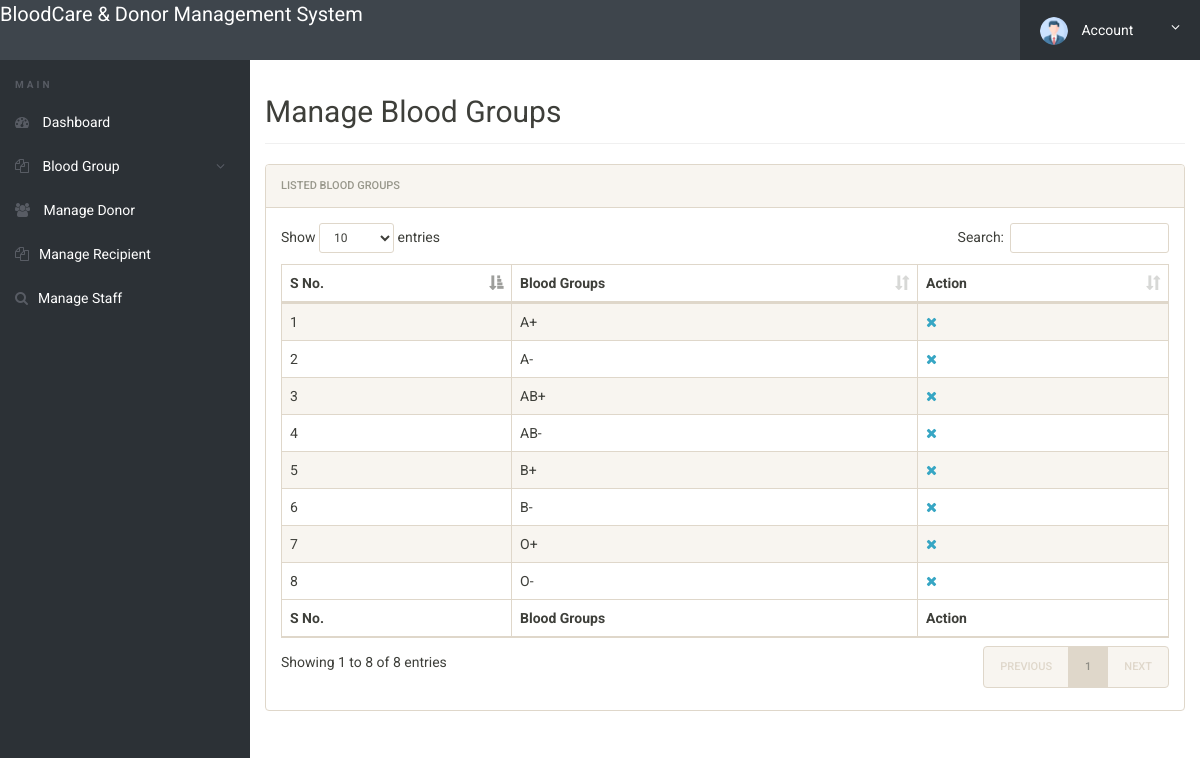
Screenshot of /admin/manage-bloodgroup.php (signed in) with the database file from the repository.
### tables this page shows
CREATE TABLE `bloodgroup` (
  `id` int(11) NOT NULL,
  `BloodGroup` varchar(10) NOT NULL
);

### admin/manage-bloodgroup.php (the view, shortened to what this page needs)
<?php
include('includes/config.php');
if (strlen($_SESSION['alogin']) == 0) {
	header('location:index.php');
} else {
?>
	<!doctype html>
	<html lang="en" class="no-js">
	<head>
		<link rel="stylesheet" href="css/font-awesome.min.css">
		<link rel="stylesheet" href="css/bootstrap.min.css">
		<link rel="stylesheet" href="css/dataTables.bootstrap.min.css">
		<link rel="stylesheet" href="css/bootstrap-social.css">
		<link rel="stylesheet" href="css/bootstrap-select.css">
		<link rel="stylesheet" href="css/fileinput.min.css">
		<link rel="stylesheet" href="css/awesome-bootstrap-checkbox.css">
		<link rel="stylesheet" href="css/style.css">
	</head>
	<body>
		<?php include('includes/header.php'); ?>
		<div class="ts-main-content">
			<?php include('includes/leftbar.php'); ?>
			<div class="content-wrapper">
				<div class="container-fluid">
					<div class="row">
						<div class="col-md-12">
							<h2 class="page-title">Manage Blood Groups</h2>
							<div class="panel panel-default">
								<div class="panel-heading">Listed Blood Groups</div>
								<div class="panel-body">
									<table id="zctb" class="display table table-striped table-bordered table-hover" cellspacing="0" width="100%">
										<thead>
											<tr>
												<th>S No.</th>
												<th>Blood Groups</th>
												<th>Action</th>
											</tr>
										</thead>
										<tfoot>
											<tr>
												<th>S No.</th>
												<th>Blood Groups</th>
												<th>Action</th>
											</tr>
										</tfoot>
										<tbody>
											<?php $sql = "SELECT * from  bloodgroup ";
											$result = mysqli_query($conn, $sql);
											if ($result) {
												$cnt = 1;
												while ($row = mysqli_fetch_assoc($result)) {
											?>
													<tr>
														<td><?php echo htmlentities($cnt); ?></td>
														<td><?php echo htmlentities($row['BloodGroup']); ?></td>
														<td>
															<a href="manage-bloodgroup.php?del=<?php echo $row['id']; ?>" onclick="return confirm('Do you want to delete');"><i class="fa fa-close"></i></a>
														</td>
													</tr>
											<?php
													$cnt = $cnt + 1;
												}
											} else {
												$error = "Something went wrong with the query execution. Please try again";
											}
											?>
										</tbody>
									</table>
								</div>
							</div>
						</div>
					</div>
				</div>
			</div>
		</div>
	</body>
	</html>
<?php } ?>

### admin/css/style.css (style rules this page uses)
html { font-size: 14px; }
@media only screen and (min-width: 480px) { html { font-size: 17px; } }
@media only screen and (min-width: 768px) { html { font-size: 14px; } }
body { font-size: 1em; }
a { color: #37a6c4; }
.panel { overflow: hidden; }
.page-title { padding-bottom: 15px; margin-bottom: 20px; border-bottom: 1px solid #f0f0f0; }
.ts-main-content .content-wrapper { padding-top: 15px; margin-top: 60px; }
@media only screen and (min-width: 992px) { .ts-main-content .content-wrapper { margin-left: 250px; } }

### rows the page displays
bloodgroup: BloodGroup "A+"
bloodgroup: BloodGroup "A-"
bloodgroup: BloodGroup "AB+"
bloodgroup: BloodGroup "AB-"
bloodgroup: BloodGroup "B+"
bloodgroup: BloodGroup "B-"
bloodgroup: BloodGroup "O+"
bloodgroup: BloodGroup "O-"
